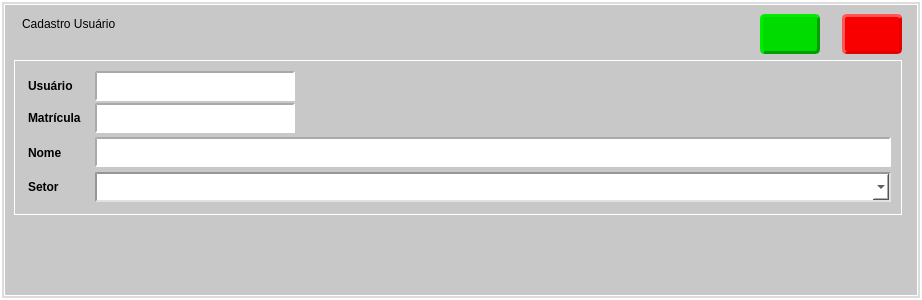
<?xml version="1.0" encoding="UTF-8"?>
<ui version="4.0">
 <class>ConfigurarInicial</class>
 <widget class="QWidget" name="ConfigurarInicial">
  <property name="geometry">
   <rect>
    <x>0</x>
    <y>0</y>
    <width>922</width>
    <height>300</height>
   </rect>
  </property>
  <property name="minimumSize">
   <size>
    <width>922</width>
    <height>300</height>
   </size>
  </property>
  <property name="maximumSize">
   <size>
    <width>16777215</width>
    <height>16777215</height>
   </size>
  </property>
  <property name="windowTitle">
   <string>Form</string>
  </property>
  <property name="styleSheet">
   <string notr="true">QWidget{	
	border-style: ridge;
    border-width: 2px;
    border-color: rgb(255, 255, 255);
	background-color:rgb(220, 220, 220);
}

QFrame{
	background-color:rgb(200, 200, 200);
}




</string>
  </property>
  <layout class="QVBoxLayout" name="verticalLayout">
   <property name="spacing">
    <number>2</number>
   </property>
   <property name="leftMargin">
    <number>4</number>
   </property>
   <property name="topMargin">
    <number>4</number>
   </property>
   <property name="rightMargin">
    <number>4</number>
   </property>
   <property name="bottomMargin">
    <number>4</number>
   </property>
   <item>
    <widget class="QFrame" name="frame_3">
     <property name="styleSheet">
      <string notr="true">QFrame{	
	border-style: ridge;
    border-width: 1px;
    border-color: rgb(255, 255, 255);

}</string>
     </property>
     <property name="frameShape">
      <enum>QFrame::StyledPanel</enum>
     </property>
     <property name="frameShadow">
      <enum>QFrame::Raised</enum>
     </property>
     <layout class="QGridLayout" name="gridLayout">
      <item row="1" column="0">
       <widget class="QFrame" name="frame_12">
        <property name="sizePolicy">
         <sizepolicy hsizetype="Minimum" vsizetype="Minimum">
          <horstretch>0</horstretch>
          <verstretch>0</verstretch>
         </sizepolicy>
        </property>
        <property name="minimumSize">
         <size>
          <width>888</width>
          <height>155</height>
         </size>
        </property>
        <property name="maximumSize">
         <size>
          <width>888</width>
          <height>155</height>
         </size>
        </property>
        <property name="styleSheet">
         <string notr="true">QLabel{	
	padding: 0px 0px 0px 10px;
	border-style: solid;
	border-width: 0px;
    border-color: rgb(170, 170, 170);
    font: bold 12px;
	text-align: left;
    font: bold 12px;
}

#frame_12{	
	border-style: ridge;
    border-width: 1px;
    border-color: rgb(255, 255, 255);

}

QComboBox{	
	background-color: rgb(255, 255, 255);
	border-style: inset;
	border-width: 2px;
    border-color: rgb(150, 150, 150);
    font: bold 12px;
}

QComboBox QAbstractItemView{	
	background-color: rgb(255, 255, 255);
}

QComboBox::focus{
    background-color: rgb(170, 255, 255);
    border-style: outset;
}


QLineEdit{		
	background-color: rgb(255, 255, 255);
	border-style: inset;
	border-width: 2px;
    border-color: rgb(170, 170, 170);
    font: bold 12px;
}
QLineEdit::focus{
    background-color: rgb(170, 255, 255);
    border-style: outset;
}
</string>
        </property>
        <property name="frameShape">
         <enum>QFrame::StyledPanel</enum>
        </property>
        <property name="frameShadow">
         <enum>QFrame::Raised</enum>
        </property>
        <layout class="QGridLayout" name="gridLayout_14">
         <property name="leftMargin">
          <number>0</number>
         </property>
         <property name="topMargin">
          <number>10</number>
         </property>
         <property name="rightMargin">
          <number>10</number>
         </property>
         <property name="bottomMargin">
          <number>10</number>
         </property>
         <property name="horizontalSpacing">
          <number>0</number>
         </property>
         <property name="verticalSpacing">
          <number>2</number>
         </property>
         <item row="0" column="1">
          <widget class="QLineEdit" name="nao_atend_txt_material_9">
           <property name="sizePolicy">
            <sizepolicy hsizetype="Expanding" vsizetype="Expanding">
             <horstretch>0</horstretch>
             <verstretch>0</verstretch>
            </sizepolicy>
           </property>
           <property name="minimumSize">
            <size>
             <width>200</width>
             <height>30</height>
            </size>
           </property>
           <property name="maximumSize">
            <size>
             <width>200</width>
             <height>30</height>
            </size>
           </property>
           <property name="text">
            <string/>
           </property>
           <property name="maxLength">
            <number>10</number>
           </property>
          </widget>
         </item>
         <item row="3" column="1" colspan="6">
          <widget class="QComboBox" name="nao_atend_cmb_ano_mes_3">
           <property name="sizePolicy">
            <sizepolicy hsizetype="Expanding" vsizetype="Expanding">
             <horstretch>0</horstretch>
             <verstretch>0</verstretch>
            </sizepolicy>
           </property>
           <property name="minimumSize">
            <size>
             <width>86</width>
             <height>30</height>
            </size>
           </property>
           <property name="maximumSize">
            <size>
             <width>16777215</width>
             <height>30</height>
            </size>
           </property>
           <property name="editable">
            <bool>true</bool>
           </property>
          </widget>
         </item>
         <item row="3" column="0">
          <widget class="QLabel" name="label_34">
           <property name="sizePolicy">
            <sizepolicy hsizetype="Preferred" vsizetype="Preferred">
             <horstretch>0</horstretch>
             <verstretch>0</verstretch>
            </sizepolicy>
           </property>
           <property name="minimumSize">
            <size>
             <width>80</width>
             <height>30</height>
            </size>
           </property>
           <property name="maximumSize">
            <size>
             <width>16777215</width>
             <height>30</height>
            </size>
           </property>
           <property name="styleSheet">
            <string notr="true"/>
           </property>
           <property name="text">
            <string>Setor</string>
           </property>
           <property name="alignment">
            <set>Qt::AlignLeading|Qt::AlignLeft|Qt::AlignVCenter</set>
           </property>
           <property name="wordWrap">
            <bool>false</bool>
           </property>
          </widget>
         </item>
         <item row="0" column="0">
          <widget class="QLabel" name="label_35">
           <property name="sizePolicy">
            <sizepolicy hsizetype="Minimum" vsizetype="Preferred">
             <horstretch>0</horstretch>
             <verstretch>0</verstretch>
            </sizepolicy>
           </property>
           <property name="minimumSize">
            <size>
             <width>80</width>
             <height>30</height>
            </size>
           </property>
           <property name="maximumSize">
            <size>
             <width>16777215</width>
             <height>30</height>
            </size>
           </property>
           <property name="styleSheet">
            <string notr="true"/>
           </property>
           <property name="text">
            <string>Usuário</string>
           </property>
           <property name="alignment">
            <set>Qt::AlignLeading|Qt::AlignLeft|Qt::AlignVCenter</set>
           </property>
           <property name="wordWrap">
            <bool>false</bool>
           </property>
          </widget>
         </item>
         <item row="1" column="0">
          <widget class="QLabel" name="label_41">
           <property name="sizePolicy">
            <sizepolicy hsizetype="Minimum" vsizetype="Preferred">
             <horstretch>0</horstretch>
             <verstretch>0</verstretch>
            </sizepolicy>
           </property>
           <property name="minimumSize">
            <size>
             <width>80</width>
             <height>30</height>
            </size>
           </property>
           <property name="maximumSize">
            <size>
             <width>16777215</width>
             <height>30</height>
            </size>
           </property>
           <property name="styleSheet">
            <string notr="true"/>
           </property>
           <property name="text">
            <string>Matrícula</string>
           </property>
           <property name="alignment">
            <set>Qt::AlignLeading|Qt::AlignLeft|Qt::AlignVCenter</set>
           </property>
           <property name="wordWrap">
            <bool>false</bool>
           </property>
          </widget>
         </item>
         <item row="1" column="1">
          <widget class="QLineEdit" name="nao_atend_txt_material_3">
           <property name="sizePolicy">
            <sizepolicy hsizetype="Expanding" vsizetype="Expanding">
             <horstretch>0</horstretch>
             <verstretch>0</verstretch>
            </sizepolicy>
           </property>
           <property name="minimumSize">
            <size>
             <width>200</width>
             <height>30</height>
            </size>
           </property>
           <property name="maximumSize">
            <size>
             <width>200</width>
             <height>30</height>
            </size>
           </property>
           <property name="text">
            <string/>
           </property>
           <property name="maxLength">
            <number>10</number>
           </property>
          </widget>
         </item>
         <item row="2" column="0">
          <widget class="QLabel" name="label_36">
           <property name="sizePolicy">
            <sizepolicy hsizetype="Minimum" vsizetype="Preferred">
             <horstretch>0</horstretch>
             <verstretch>0</verstretch>
            </sizepolicy>
           </property>
           <property name="minimumSize">
            <size>
             <width>70</width>
             <height>35</height>
            </size>
           </property>
           <property name="maximumSize">
            <size>
             <width>16777215</width>
             <height>35</height>
            </size>
           </property>
           <property name="styleSheet">
            <string notr="true"/>
           </property>
           <property name="text">
            <string>Nome</string>
           </property>
           <property name="alignment">
            <set>Qt::AlignLeading|Qt::AlignLeft|Qt::AlignVCenter</set>
           </property>
           <property name="wordWrap">
            <bool>false</bool>
           </property>
          </widget>
         </item>
         <item row="2" column="1">
          <widget class="QLineEdit" name="nao_atend_txt_material_4">
           <property name="sizePolicy">
            <sizepolicy hsizetype="Expanding" vsizetype="Expanding">
             <horstretch>0</horstretch>
             <verstretch>0</verstretch>
            </sizepolicy>
           </property>
           <property name="minimumSize">
            <size>
             <width>414</width>
             <height>30</height>
            </size>
           </property>
           <property name="maximumSize">
            <size>
             <width>16777215</width>
             <height>30</height>
            </size>
           </property>
           <property name="text">
            <string/>
           </property>
           <property name="maxLength">
            <number>32767</number>
           </property>
           <property name="cursorPosition">
            <number>0</number>
           </property>
          </widget>
         </item>
        </layout>
       </widget>
      </item>
      <item row="1" column="1">
       <spacer name="horizontalSpacer">
        <property name="orientation">
         <enum>Qt::Horizontal</enum>
        </property>
        <property name="sizeHint" stdset="0">
         <size>
          <width>40</width>
          <height>20</height>
         </size>
        </property>
       </spacer>
      </item>
      <item row="2" column="0">
       <spacer name="verticalSpacer">
        <property name="orientation">
         <enum>Qt::Vertical</enum>
        </property>
        <property name="sizeHint" stdset="0">
         <size>
          <width>20</width>
          <height>40</height>
         </size>
        </property>
       </spacer>
      </item>
      <item row="0" column="0">
       <widget class="QFrame" name="frame">
        <property name="styleSheet">
         <string notr="true">border: 0px;</string>
        </property>
        <property name="frameShape">
         <enum>QFrame::StyledPanel</enum>
        </property>
        <property name="frameShadow">
         <enum>QFrame::Raised</enum>
        </property>
        <layout class="QHBoxLayout" name="horizontalLayout_2">
         <property name="spacing">
          <number>22</number>
         </property>
         <property name="leftMargin">
          <number>0</number>
         </property>
         <property name="topMargin">
          <number>0</number>
         </property>
         <property name="rightMargin">
          <number>0</number>
         </property>
         <property name="bottomMargin">
          <number>0</number>
         </property>
         <item>
          <widget class="QLabel" name="label">
           <property name="minimumSize">
            <size>
             <width>0</width>
             <height>30</height>
            </size>
           </property>
           <property name="styleSheet">
            <string notr="true">background-color: rgb(200, 200, 200);
padding: 0px 0px 0px 5px;
font: bold 12pt &quot;Segoe UI&quot;;
border: 0px;</string>
           </property>
           <property name="text">
            <string>Cadastro Usuário</string>
           </property>
           <property name="alignment">
            <set>Qt::AlignLeading|Qt::AlignLeft|Qt::AlignTop</set>
           </property>
           <property name="wordWrap">
            <bool>true</bool>
           </property>
          </widget>
         </item>
         <item>
          <widget class="QPushButton" name="btn_ok">
           <property name="minimumSize">
            <size>
             <width>50</width>
             <height>40</height>
            </size>
           </property>
           <property name="maximumSize">
            <size>
             <width>60</width>
             <height>40</height>
            </size>
           </property>
           <property name="toolTip">
            <string>&lt;html&gt;&lt;head/&gt;&lt;body&gt;&lt;p&gt;Salvar e Sair&lt;/p&gt;&lt;/body&gt;&lt;/html&gt;</string>
           </property>
           <property name="styleSheet">
            <string notr="true">#btn_ok{	
	background-color: rgb(0, 220, 0);
    border-style: outset;
    border-width: 3px;
    border-radius: 5px; 
    border-color: rgb(0, 158, 0);
    font: bold 14px;		
	text-align: center;
	color: rgb(255, 255, 255);
}
#btn_ok::hover {
    background-color: rgb(0, 195, 0);
    border-style: inset;
}
#btn_ok::pressed {
    background-color: rgb(0, 195, 0);
    border-style: inset;
}
</string>
           </property>
           <property name="text">
            <string/>
           </property>
           <property name="icon">
            <iconset resource="../assets/icons/icons_alt_regras.qrc">
             <normaloff>:/assets.icons_alt_regras/salvar-e-fechar.png</normaloff>:/assets.icons_alt_regras/salvar-e-fechar.png</iconset>
           </property>
           <property name="iconSize">
            <size>
             <width>30</width>
             <height>30</height>
            </size>
           </property>
          </widget>
         </item>
         <item>
          <widget class="QPushButton" name="btn_cancelar">
           <property name="minimumSize">
            <size>
             <width>50</width>
             <height>40</height>
            </size>
           </property>
           <property name="maximumSize">
            <size>
             <width>60</width>
             <height>40</height>
            </size>
           </property>
           <property name="toolTip">
            <string>&lt;html&gt;&lt;head/&gt;&lt;body&gt;&lt;p&gt;Cancelar&lt;/p&gt;&lt;/body&gt;&lt;/html&gt;</string>
           </property>
           <property name="styleSheet">
            <string notr="true">#btn_cancelar{	
	background-color: rgb(248, 0, 0);
    border-style: outset;
    border-width: 3px;
    border-radius: 5px; 
    border-color: rgb(227, 0, 0);
    font: bold 14px;		
	text-align: center;
	color: rgb(255, 255, 255);
}
#btn_cancelar::hover {
    background-color: rgb(165, 0, 0);
    border-style: inset;
}
#btn_cancelar::pressed {
    background-color: rgb(165, 0, 0);
    border-style: inset;
}</string>
           </property>
           <property name="text">
            <string/>
           </property>
           <property name="icon">
            <iconset resource="../assets/icons/icons_alt_regras.qrc">
             <normaloff>:/assets.icons_alt_regras/fechar-janela.png</normaloff>:/assets.icons_alt_regras/fechar-janela.png</iconset>
           </property>
           <property name="iconSize">
            <size>
             <width>30</width>
             <height>30</height>
            </size>
           </property>
          </widget>
         </item>
        </layout>
       </widget>
      </item>
     </layout>
    </widget>
   </item>
  </layout>
 </widget>
 <tabstops>
  <tabstop>nao_atend_txt_material_9</tabstop>
  <tabstop>nao_atend_txt_material_3</tabstop>
  <tabstop>nao_atend_txt_material_4</tabstop>
  <tabstop>nao_atend_cmb_ano_mes_3</tabstop>
  <tabstop>btn_ok</tabstop>
  <tabstop>btn_cancelar</tabstop>
 </tabstops>
 <resources>
  <include location="../assets/icons/icons_alt_regras.qrc"/>
 </resources>
 <connections/>
</ui>
